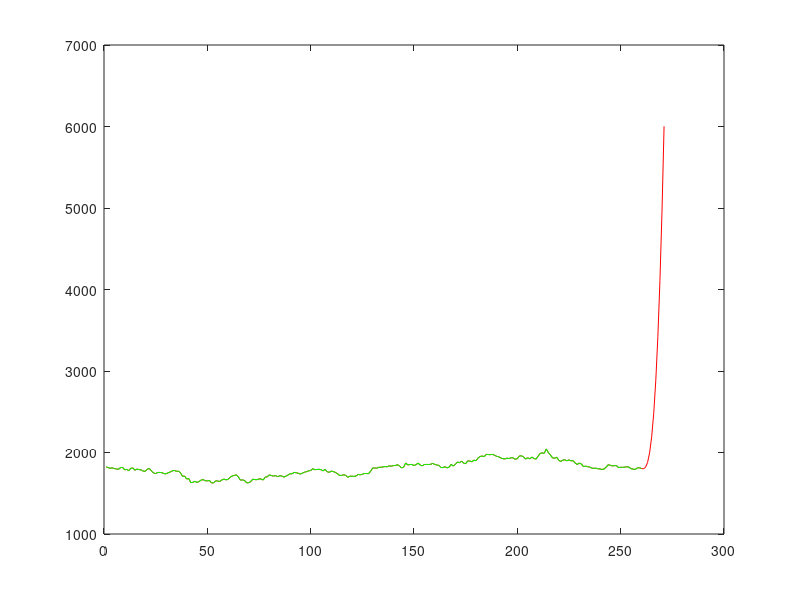

Source code (MATLAB):
v = [  
1823.86
1815.00
1805.86
1812.46
1801.94
1798.58
1793.30
1814.94
1817.28
1787.33
1793.13
1776.57
1807.69
1809.72
1782.11
1797.35
1789.33
1787.13
1771.06
1769.28
1798.03
1802.34
1773.48
1748.84
1741.31
1754.60
1755.53
1752.24
1741.21
1738.57
1751.04
1759.93
1773.94
1780.82
1769.57
1770.78
1752.30
1706.56
1711.60
1674.60
1681.30
1629.77
1633.88
1646.87
1632.51
1644.70
1661.89
1667.29
1652.82
1651.80
1657.60
1627.04
1627.28
1652.42
1650.67
1644.16
1663.59
1674.50
1663.98
1670.29
1694.70
1711.80
1718.41
1725.65
1700.96
1660.60
1664.40
1656.48
1628.84
1627.95
1643.90
1672.80
1667.23
1666.47
1675.89
1675.23
1662.54
1697.65
1702.16
1725.42
1717.32
1710.74
1716.64
1703.50
1714.02
1712.50
1697.50
1708.84
1723.41
1739.73
1738.10
1756.69
1751.07
1746.16
1735.32
1747.00
1758.54
1765.04
1775.56
1778.57
1801.89
1789.19
1791.78
1794.16
1789.26
1774.97
1793.47
1763.71
1756.78
1772.11
1766.16
1755.05
1738.87
1718.02
1719.06
1727.45
1718.55
1695.50
1710.01
1708.26
1707.27
1711.78
1732.08
1725.42
1733.39
1742.35
1741.94
1740.06
1769.48
1809.16
1810.46
1806.67
1818.93
1818.44
1823.61
1827.54
1824.70
1836.67
1831.39
1839.17
1840.25
1851.01
1833.90
1810.99
1820.98
1871.61
1847.09
1852.82
1853.62
1839.64
1851.10
1869.84
1846.05
1836.44
1852.52
1853.48
1853.04
1854.09
1867.44
1853.94
1846.53
1842.17
1816.19
1814.62
1826.49
1811.09
1820.70
1854.14
1833.65
1854.73
1883.86
1874.40
1894.08
1868.47
1863.28
1896.95
1895.60
1885.73
1906.63
1899.54
1931.96
1951.27
1956.95
1949.86
1977.34
1974.80
1973.30
1977.25
1966.04
1952.97
1947.57
1933.08
1923.91
1920.69
1931.59
1924.80
1936.78
1933.98
1916.47
1924.15
1958.39
1959.36
1946.21
1919.54
1935.53
1921.49
1944.05
1926.98
1918.31
1952.36
1987.99
1995.61
1990.08
2043.83
1998.79
1970.68
1934.96
1929.16
1942.43
1906.41
1889.18
1906.45
1910.86
1898.27
1909.53
1897.36
1900.09
1869.85
1853.08
1871.16
1858.69
1826.92
1832.75
1825.99
1822.10
1807.95
1805.76
1807.90
1800.77
1797.92
1792.11
1797.32
1822.01
1849.68
1843.57
1834.58
1839.01
1838.58
1814.33
1819.22
1817.43
1821.16
1825.36
1820.88
1801.52
1796.41
1791.61
1810.28
1813.88
1804.27
 ];
v=v';
%v = [1822.00, 1812.00, 1821.70, 1830.30, 1845.50, 1860.60, 1837.35, 1870.70, 1876.30, 1881.40, 1879.50, 1990.20, 1923.40];
x = 1 : 1 : size(v');

length = 10;
x_next = x(end) + 1:1:x(end) + 1 + length;

v_next = interp1(x, v, x_next, "spline", "extrap");

x_final = [x x_next];
v_final = [v v_next];

plot(x_final, v_final, Color="red");
hold on;
plot(x, v, Color="green");